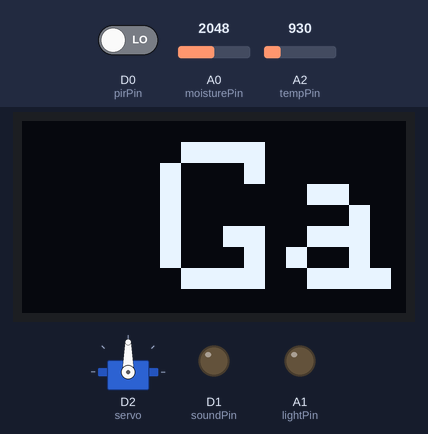
Bench run of a sketch on a simulated Particle Photon. Parts: servo, 128×64 one-colour display, output pins drawn as LEDs (lit = HIGH). Dashed ring = blinking. The inputs (shaded band) are chosen by the test bench; at power-on: A0 (moisturePin) = 2048, D0 (pirPin) LOW, A2 (tempPin) = 930. What the sketch prints to the serial monitor is not drawn.

Above: at 1.2 s.
1.3 s: A0 (moisturePin) set to 2273
13.1 s: A0 (moisturePin) set to 2355
At 15.51 s:
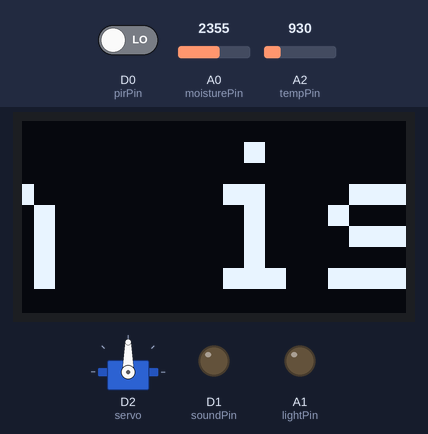
17.7 s: D0 (pirPin) driven HIGH
At 23.81 s:
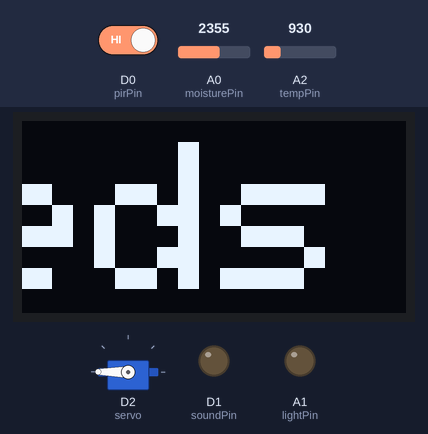
26.0 s: D0 (pirPin) driven LOW
At 26.83 s:
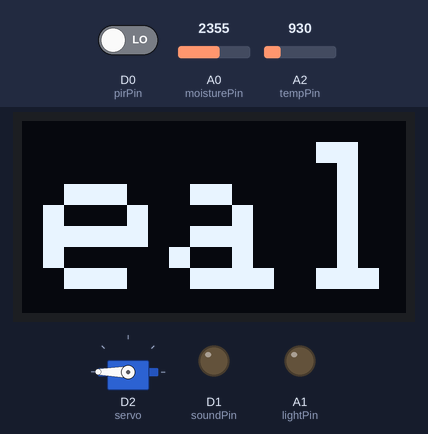
28.4 s: D0 (pirPin) driven HIGH
At 41.15 s:
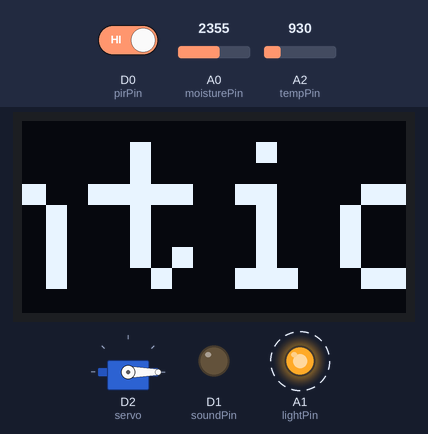
41.4 s: D0 (pirPin) driven LOW
Timing chart, 0 to 44.2 s (numbered marks = the images above; inputs shaded):
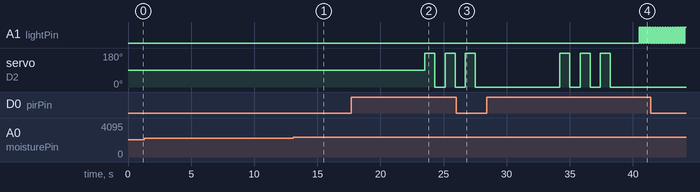

Measured:
- the behaviour switches between 2299 and 2300 on A0 (moisturePin) (found by bisection; images 0 and 1)
- after the input at 13.1 s, the display: first differs from a run without the input after 2.3 s (image 1)
- after the input at 17.7 s, servo on D2 (servo): alternates 180° for 0.80 s and 0° for 0.80 s, starting after 5.8 s; the display: first changes after 0.12 s (image 2 shows a later state)
- after the input at 26.0 s, the display: first changes after 0.13 s (image 3 shows a later state)
- after the input at 28.4 s, A1 (lightPin): alternates HIGH for 0.10 s and LOW for 0.10 s, starting after 12.1 s; servo on D2 (servo): alternates 180° for 0.80 s and 0° for 0.80 s, 6 changes in all, then stays 0°, starting after 5.8 s; the display: first changes after 0.29 s (image 4 shows a later state)

The sketch:

gardenTool.ino
```cpp
/*
 * Project gardenTool
 * Description:
 * Author: Hyunrae Kim and Joel Ki
 * Date:
 */

// SOIL MOISTURE READINGS:
// Dry: 3650
// Wet: 1870

#include <Adafruit_SSD1306.h>

int pirPin = D0;
int soundPin = D1;
int moisturePin = A0;
int lightPin = A1;
int tempPin = A2;

// Measurement values
int motionDetected = 1;
int soilMoisture = 0;
int temperature = 0; // C
int temperatureF = 0; // F

String firstScare = "motion";
String secondScare = "light";

// Timer for taking measurements and sending data to the cloud
int naturalUpdateTime = 5000;
Timer naturalUpdateTimer(naturalUpdateTime, [](){ publishState(""); });

// Sound alerts
int soundTime = 3000;
Timer soundTimer(soundTime, stopSound, 1);

// Motor flipping
Servo servo;
int servoAngle = 0;
int motionUpdateTime = 800;
int motionTotalTime = 5000;
Timer motionTimer(motionUpdateTime, moveServo);
Timer stopMotionTimer(motionTotalTime, stopMotion, 1);

// Light strobing
int strobeIntervalTime = 100;
int strobeTotalTime = 5000;
Timer strobeTimer(strobeIntervalTime, flipLight);
Timer strobeTotalTimer(strobeTotalTime, stopStrobe, 1);

// Timers for automatically scaring wildlife.
Timer firstScareTimer(5000, activateFirstScare, 1);
Timer secondScareTimer(12000, activateSecondScare, 1);

#define OLED_DC     D3
#define OLED_CS     D4
#define OLED_RESET  D5
Adafruit_SSD1306 display(OLED_DC, OLED_RESET, OLED_CS);
int  x, minX;

void activateFirstScare() {
  // Scare based on what the cloud variable is set to

  if (firstScare == "light") {
    activateLight("");
  } else if (firstScare == "motion") {
    activateMotion("");
  } else if (firstScare == "sound") {
    activateSound("");
  }
}

// If first scare did not work, second scare is activated based on what the second scare variable is set to
void activateSecondScare() {
  if (secondScare == "light") {
    activateLight("");
  } else if (secondScare == "motion") {
    activateMotion("");
  } else if (secondScare == "sound") {
    activateSound("");
  }
}

// moves between two angles to mimic a arm swinging motion
void moveServo() {
  if (servoAngle == 0) {
    servoAngle = 180;
    servo.write(180);
  } else {
    servoAngle = 0;
    servo.write(0);
  }
}

// timer for stopping servo. We detatch to remove the noise from the Servo
void stopMotion() {
  motionTimer.stop();
  servo.detach();
}

void stopSound() {
  digitalWrite(soundPin, LOW);
}

int activateSound(String arg) {
  analogWrite(soundPin, 50);
  soundTimer.reset();
}

int activateLight(String arg) {
  strobeTimer.start();
  strobeTotalTimer.start();
}

int activateMotion(String arg) {
  servo.attach(D2);
  motionTimer.start();
  stopMotionTimer.start();
}

// Method for strobing the light. If on, turn off and vice versa
void flipLight() {
  if (digitalRead(lightPin) == HIGH) {
    digitalWrite(lightPin, LOW);
  } else {
    digitalWrite(lightPin, HIGH);
  }
}

// stops the strobing altogether
void stopStrobe() {
  strobeTimer.stop();
  digitalWrite(lightPin, LOW);
}

// cloud function for users in the UI to set their preference for automatic scares
int setFirstScare(String arg) {
  firstScare = arg;
}

int setSecondScare(String arg) {
  secondScare = arg;
}


// setup() runs once, when the device is first turned on.
void setup() {

  // Put initialization like pinMode and begin functions here.
  pinMode(pirPin, INPUT);
  pinMode(soundPin, OUTPUT);
  pinMode(moisturePin, INPUT);
  pinMode(lightPin, OUTPUT);
  pinMode(tempPin, INPUT);

  servo.attach(D2);

  // Cloud variables
  Particle.variable("motionDetected", motionDetected);
  Particle.variable("soilMoisture", soilMoisture);
  Particle.variable("temperature", temperature);
  Particle.variable("firstScare", firstScare);
  Particle.variable("secondScare", secondScare);

  // Cloud functions
  Particle.function("activateSound", activateSound);
  Particle.function("activateLight", activateLight);
  Particle.function("activateMotion", activateMotion);
  Particle.function("publishState", publishState);
  Particle.function("setFirstScare", setFirstScare);
  Particle.function("secSecondScare", setSecondScare);

  // Adafruit display setup
  display.begin(SSD1306_SWITCHCAPVCC);
  display.setTextSize(7);
  display.setTextColor(WHITE);
  display.setTextWrap(false); // turn off text wrapping so we can do scrolling
  x = display.width(); // set scrolling frame to display width
  minX = -1800;

  // start the timer for periodically sending data to the cloud
  naturalUpdateTimer.start();

  // initial temperature reading
  temperature = analogRead(tempPin);
}

void loop() {

  display.clearDisplay();
  display.setCursor(x/2, 7);

  // Display a message regarding whether the garden is in a healthy state or not
  if (soilMoisture >= 2300 && soilMoisture <= 2850 && temperatureF >= 70 && temperatureF <= 88 && motionDetected == 1) {
    display.print("Garden is healthy!");
  } else {
    display.print("Garden needs attention");
  }
  display.display();
  if(--x < minX) x = display.width()*2;


  // logic for detecting motion and starting the automatic scare timers if there has been new motion
  if (digitalRead(pirPin) == 1) {
    if (!secondScareTimer.isActive()) {
      firstScareTimer.reset();
      secondScareTimer.reset();
      motionDetected = 0;
    }
  } else {
    // stop the timers if there's no more motion
    firstScareTimer.stop();
    secondScareTimer.stop();
    motionDetected = 1;
  }
}

String topic = "cse222Garden/thisGardenTool";

int publishState(String arg) {

  soilMoisture = analogRead(moisturePin);

  int reading = analogRead(tempPin);
  double voltage = (reading * 3.3) / 4095.0;

  // convert voltage to temperature.
  temperature = (voltage - 0.5) * 100;
  temperatureF = ((temperature * 9.0) / 5.0) + 32.0;

  String data = "{";

  if(motionDetected == 0) {
    data += "\"motion\":true";
  } else {
    data += "\"motion\":false";
  }
  data += ", ";
  data += "\"moisture\":";
  data += soilMoisture;
  data += ", ";
  data += "\"temp\":";
  data += String(temperatureF);
  data += ", ";
  data += "\"firstScare\":";
  data += "\"" + firstScare + "\"";
  data += ", ";
  data += "\"secondScare\":";
  data += "\"" + secondScare + "\"";
  data += "}";

  Serial.println("Publishing:");
  Serial.println(data);

  Particle.publish(topic, data, 60, PRIVATE);
  return 0;
}
```
